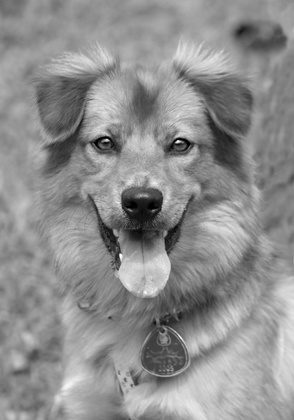
%> input picture Lab 4/2.jpg, 294 x 420 px, shrunk from 2082 x 2975 before the run
$ octave Q2.m   (GNU Octave 9; MATLAB toolbox functions it lacks are replaced by stand-ins)
%> lines starting %> are read from the running program, lines starting %| are printed output that depends on the picture
clear
I = imread('2.jpg');
%> I is the input picture: size 420x294x3 uint8; min 0, max 255, mean 142.6
I = rgb2gray(I);
%> I: size 420x294 uint8
subplot(3,1,1);
imshow(I);
title('Original Image');
[R,C]=size(I);
%> R = 420; C = 294
Z=zeros(1,256);
for i=1:R
    for j=1:C
        b=I(i,j);
        Z(b+1)=Z(b+1)+1;
    end
end
%> after the loop, Z = 256 values, max 1915 at index 150, min 0 at index 248, mean 482.3

n=sum(Z);
%> n = 123480
p=zeros(1,256);
s=zeros(1,256);
c=zeros(1,256);
r=zeros(1,256);
for k=1:256
    p(k)=Z(k)/n;
    if k==1
        c(k)=p(k);
        s(k)=c(k)*255;
        r(k)=floor(s(k));
    else
        c(k)=c(k-1)+p(k);
        s(k)=c(k)*255;
        r(k)=floor(s(k));
    end
end
%> after the loop, c = 256 values from 0.000267 to 1; p = 256 values, max 0.0155 at index 150, min 0 at index 248, mean 0.00391; r = 256 values from 0 to 255; s = 256 values from 0.0681 to 255
subplot(3,1,3);
stem(r,Z);
title('Histogram');
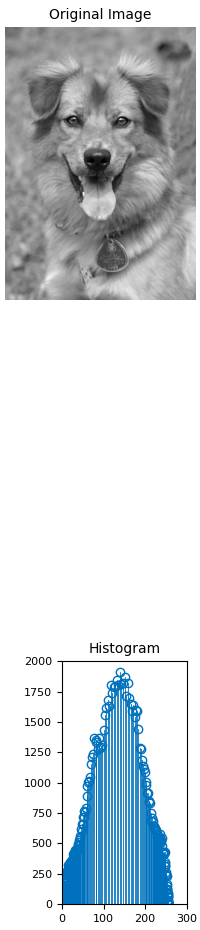
%> figure redrawn from the program's plot data, 2 panels
